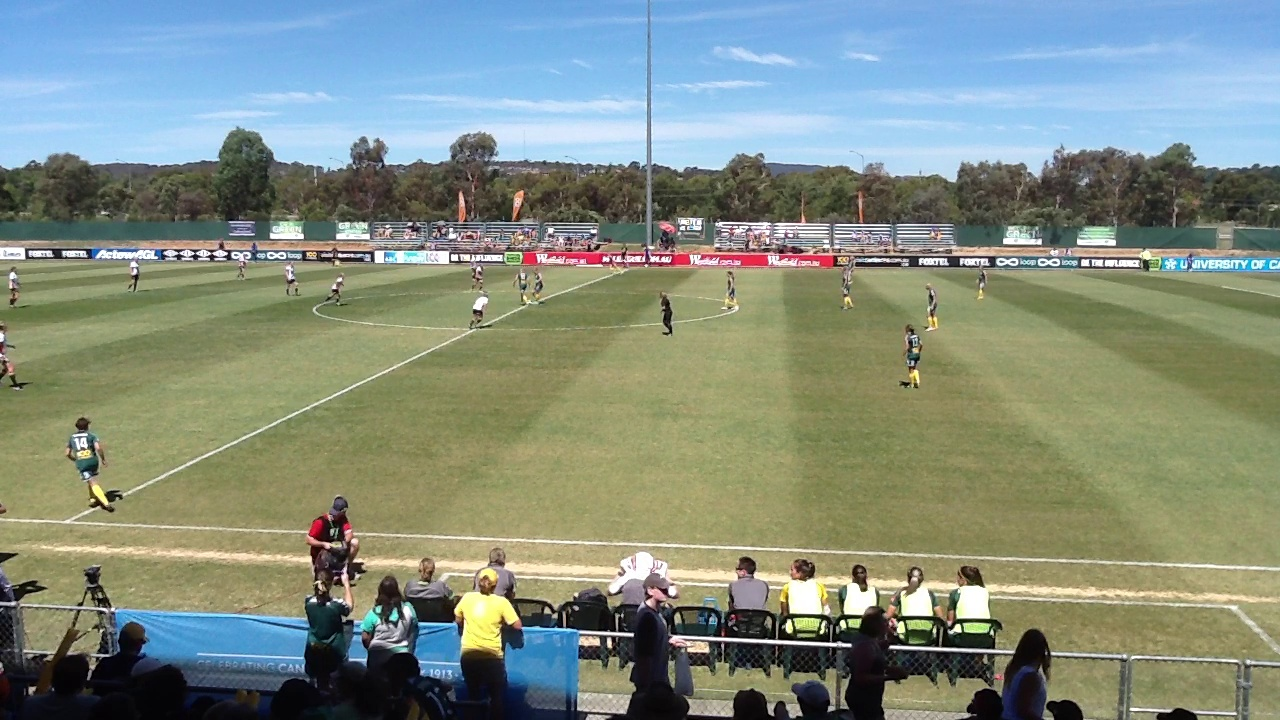
#> input picture Jupyter/image.jpg, 1280 x 720 px, given in place of Robocup_video1.mp4, which was not available
$ jupyter execute 'Robocup Soccer Video - Object Tracking.ipynb'   (text cells are left out)
#> lines starting #> are read from the running program, lines starting #| are printed output that depends on the picture; after the words box and inside, x2 and y2 are one past the last pixel; in counts of white or black regions, pixels touching at a corner belong together; pictures that were not available may be replaced by others from this repository, and a replacement may not be noted
[cell 1]
from ipywidgets import Video, Image

video_filename = 'C:\\Users\\s441606\\Documents\\Robocup_video1.mp4'
video = Video.from_file(video_filename)
video

[cell 2]
import cv2

video_cv2 = cv2.VideoCapture(video_filename)

_, first_frame = video_cv2.read()
#> first_frame is the input picture: shape (720, 1280, 3); mean B, G, R 129.6, 142, 130.4

video_cv2.release()

x = 250
y = 135
width = 70
height = 135

roi = first_frame[y: y + height, x: x + width]
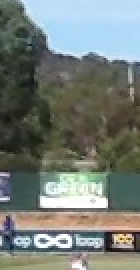
#> roi: shape (135, 70, 3) (shown 2 times larger); mean B, G, R 119.5, 125.1, 117.5
hsv_roi = cv2.cvtColor(roi, cv2.COLOR_BGR2HSV)
#> hsv_roi: shape (135, 70, 3); mean H, S, V 58.5, 53.9, 133.5
roi_hist = cv2.calcHist([hsv_roi], [0], None, [180], [0, 180])
#> roi_hist = 180 values, max 724 at index 103, min 0 at index 127, mean 52.5
roi_hist = cv2.normalize(roi_hist, roi_hist, 0, 255, cv2.NORM_MINMAX)
#> roi_hist = 180 values, max 255 at index 103, min 0 at index 127, mean 18.49

cv2.rectangle(first_frame,(x,y), (x + width, y + height), (0,255,0),2)
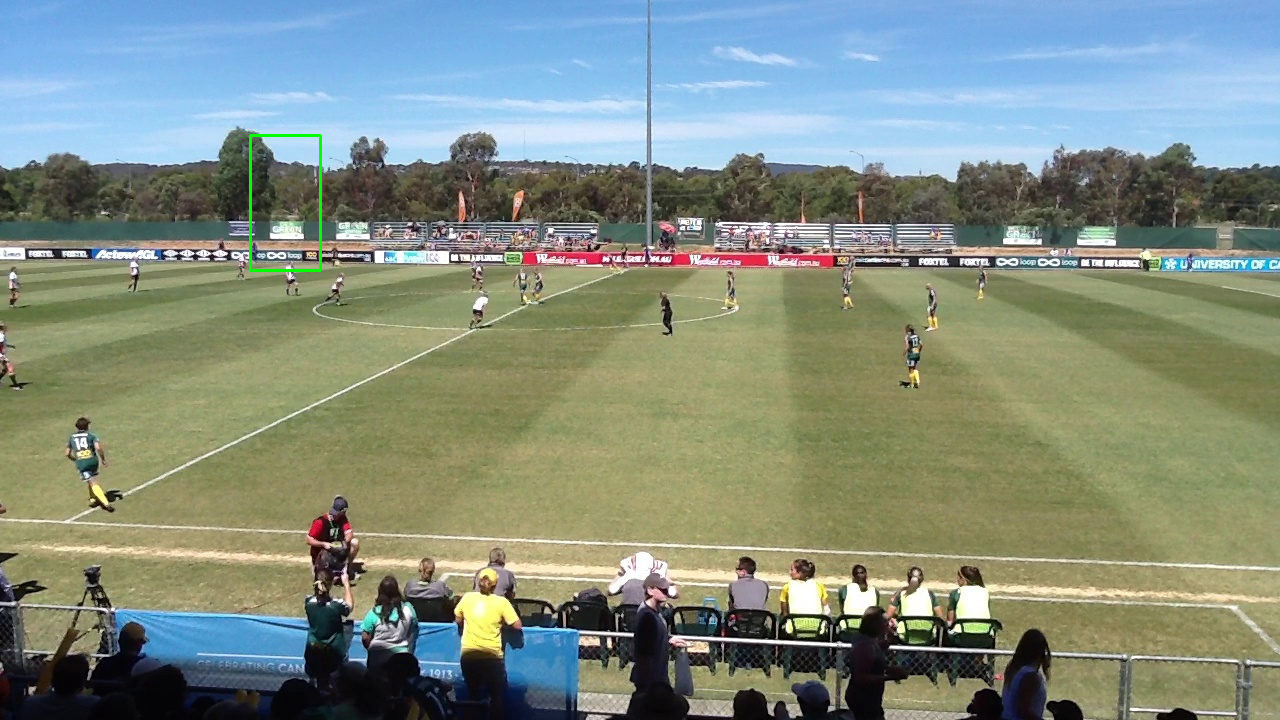
#> first_frame: shape (720, 1280, 3); 0.13% of pixels changed, all inside (x1, y1, x2, y2) = (249, 134, 322, 272)

image_filename = 'C:\\Users\\s441606\\Documents\\Robocup_video1_first_frame.png'

cv2.imwrite(image_filename, first_frame)

image_widget = Image()

file = open(image_filename,"rb")
image_widget.value = file.read()


image_widget

[cell 3]
term_criteria = (cv2.TERM_CRITERIA_EPS | cv2.TERM_CRITERIA_COUNT, 10, 1)

video_cv2 = cv2.VideoCapture('C:\\Users\\s441606\\Documents\\Robocup_video1.mp4')
frames = []

while True:
    try:
        _, frame = video_cv2.read()
        hsv = cv2.cvtColor(frame, cv2.COLOR_BGR2HSV)
#> hsv: shape (720, 1280, 3); mean H, S, V 58.9, 81.8, 156.1
        mask = cv2.calcBackProject([hsv], [0], roi_hist, [0, 180], 1)
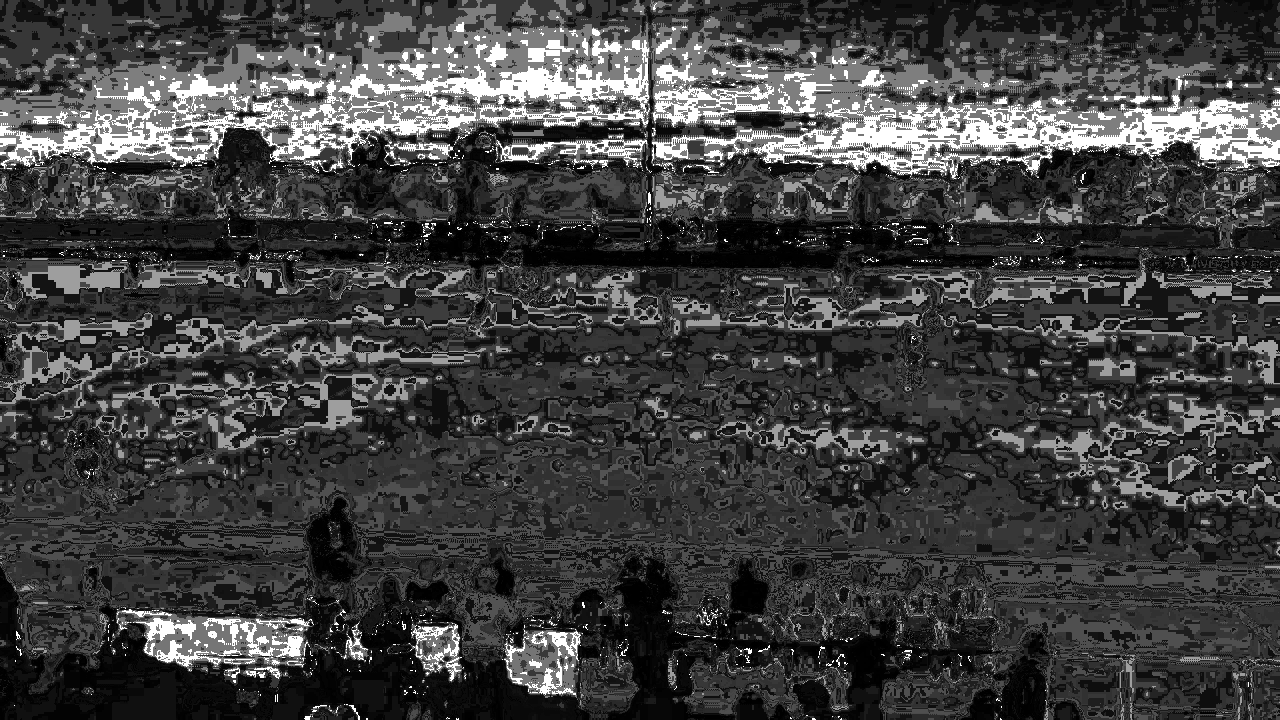
#> mask: shape (720, 1280); min 0, max 255, mean 64.6

        _, track_window = cv2.meanShift(mask, (x, y, width, height), term_criteria)
#> track_window = (264, 42, 70, 135)
        x, y, w, h = track_window
#> x = 264; y = 42; w = 70; h = 135

        cv2.rectangle(frame,(x,y), (x + w, y + h), (0,255,0),2)
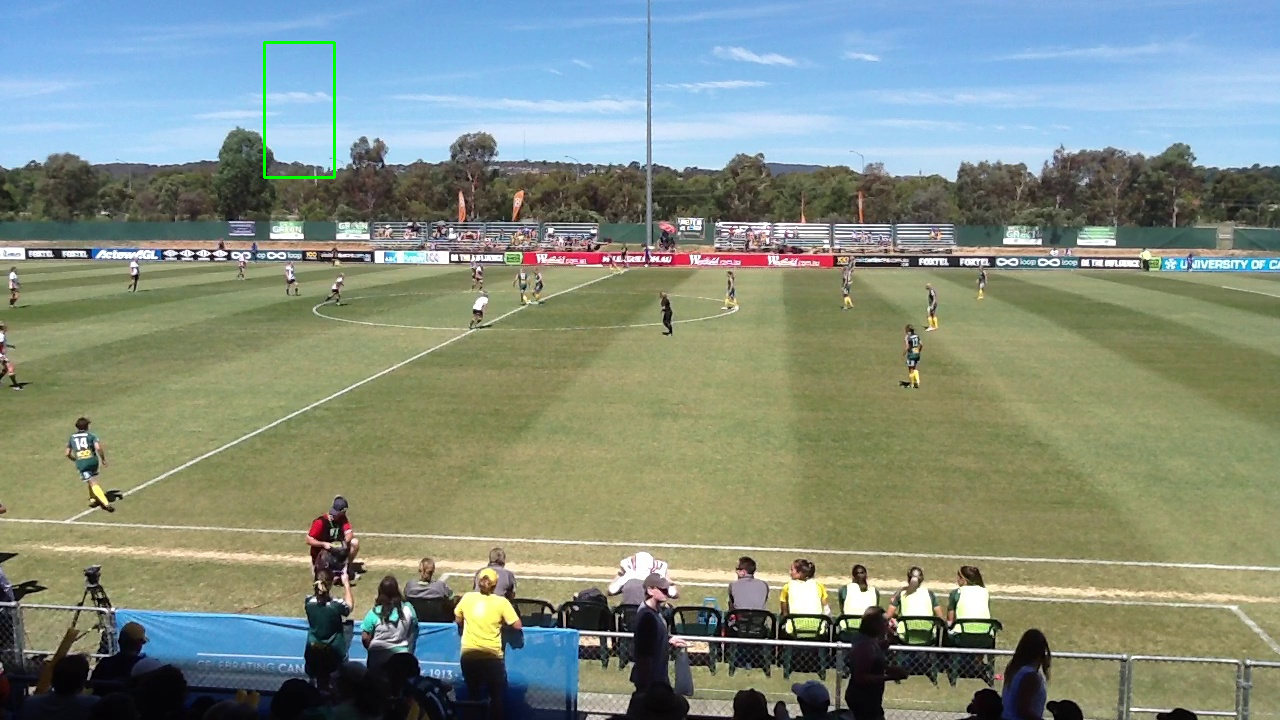
#> frame: shape (720, 1280, 3); 0.13% of pixels changed, all inside (x1, y1, x2, y2) = (263, 41, 336, 179)

        frames.append(frame)
    except Exception:
        break

width = int(video_cv2.get(3))
height = int(video_cv2.get(4))

filename = 'C:\\Users\\s441606\\Documents\\output.mp4'

fourcc = cv2.VideoWriter_fourcc(*'avc1')
writer = cv2.VideoWriter(filename, fourcc, 25, (width, height))

for frame in frames:
    writer.write(frame)

video_cv2.release()
writer.release()

video_output = Video.from_file(filename)
video_output
